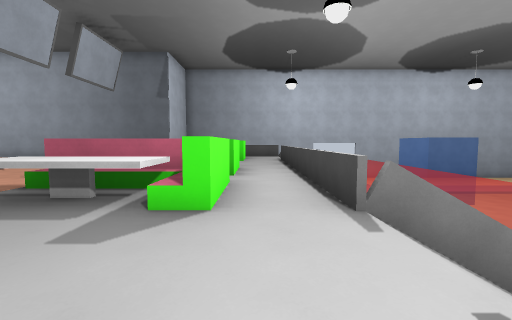
[1] (above)

24 first-person views from a walk through a Godot game level. The camera is 1.4 m above the floor, tilts 4° down and sees 90° across. The floor is counted in squares, 2 m on a side. Each view is taken from the middle of a square. On the plan, view 1 faces up. The plan holds only what a view shows up to about 9 squares ahead; the rest is blank. The place goes on beyond the plan. Surface patterns are stand-ins for the level's own textures.

[2]
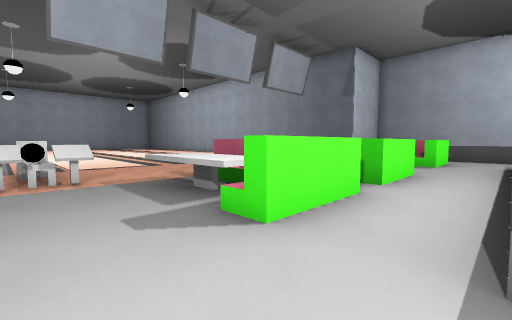

[3]
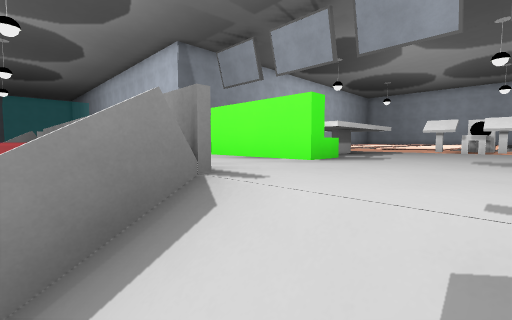

[4]
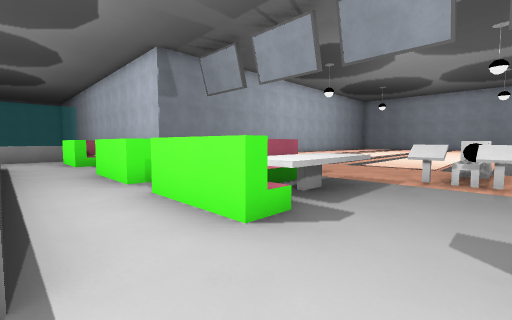

[5]
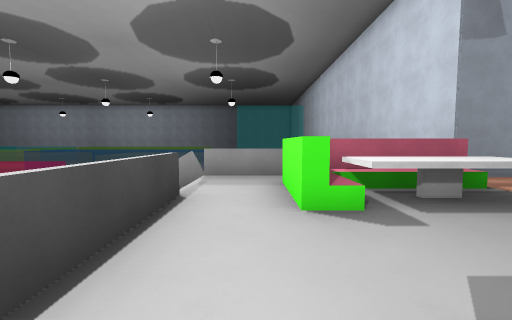

[6]
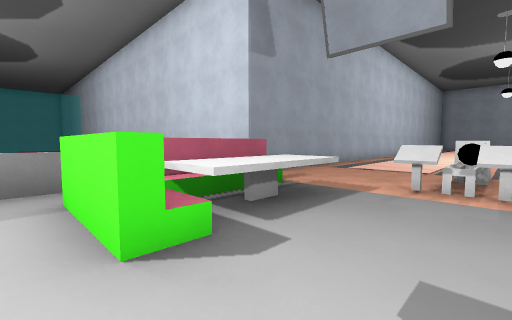

[7]
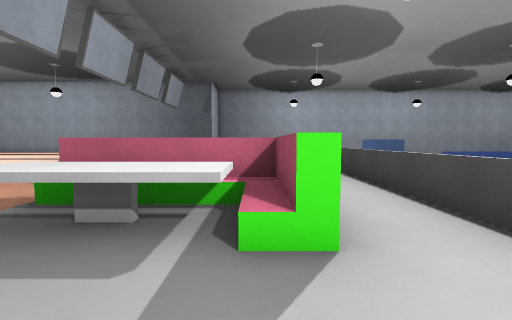

[8]
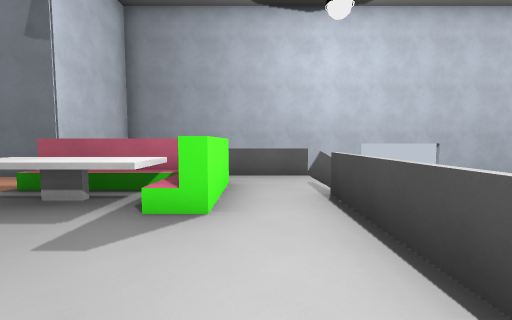

[9]
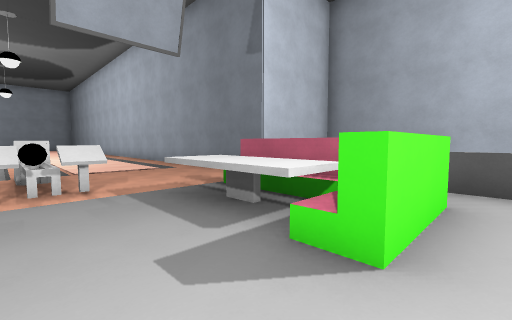

[10]
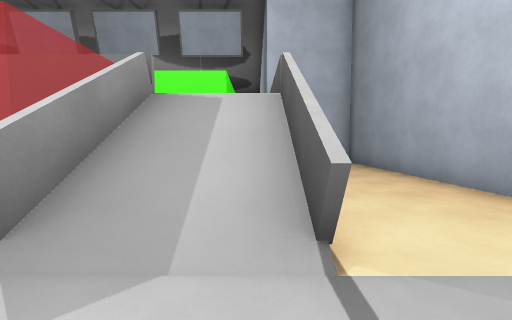

[11]
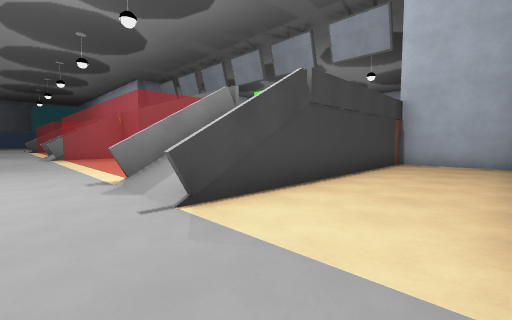

[12]
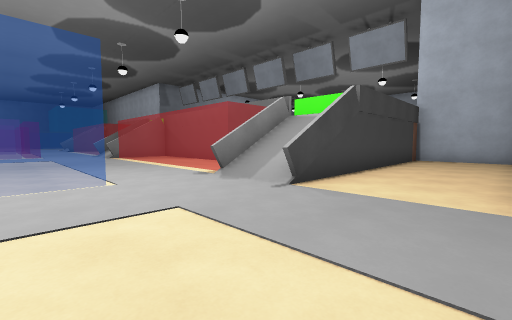

[13]
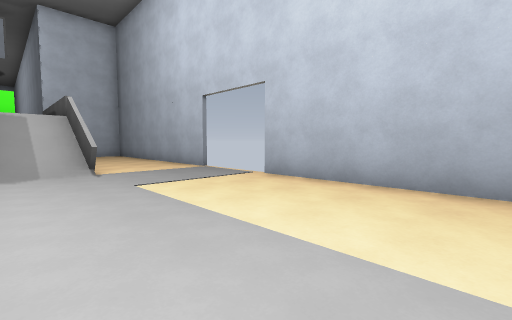

[14]
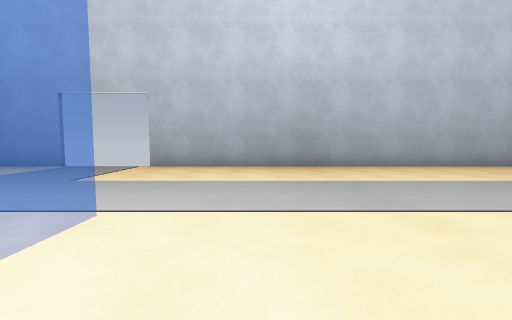

[15]
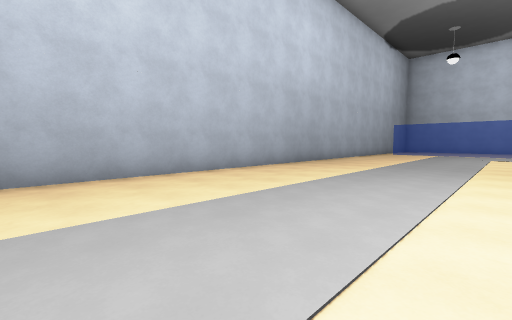

[16]
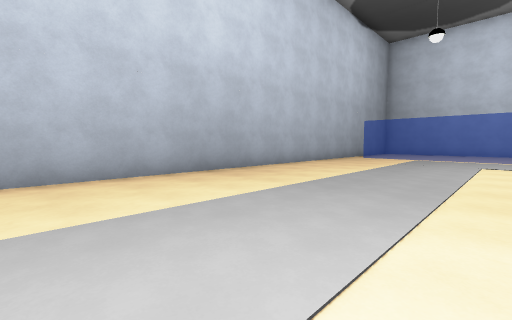

[17]
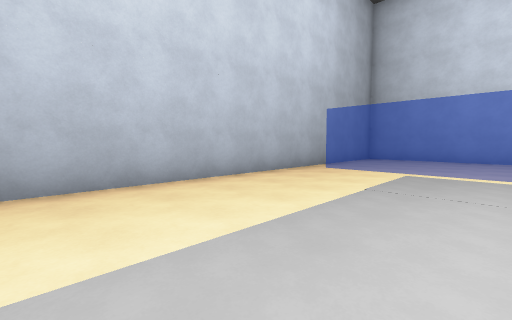

[18]
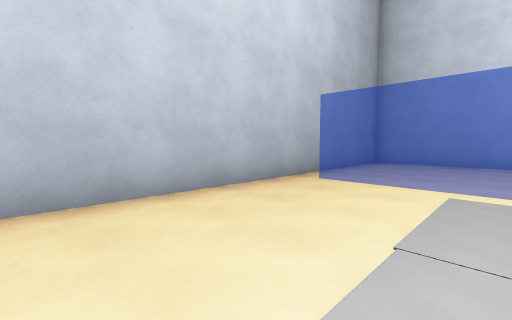

[19]
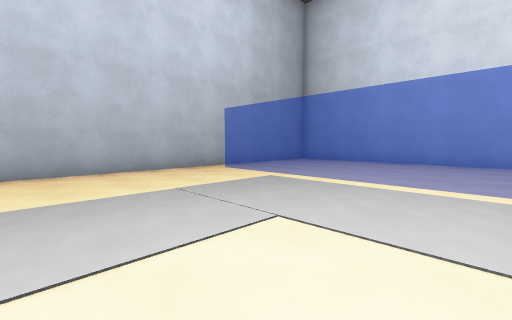

[20]
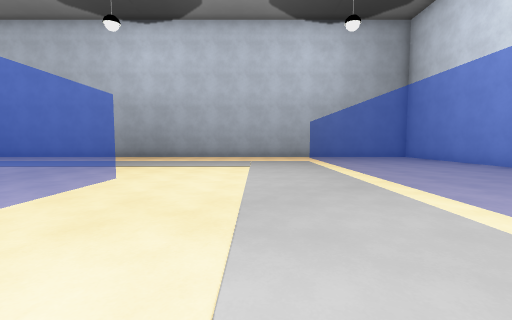

[21]
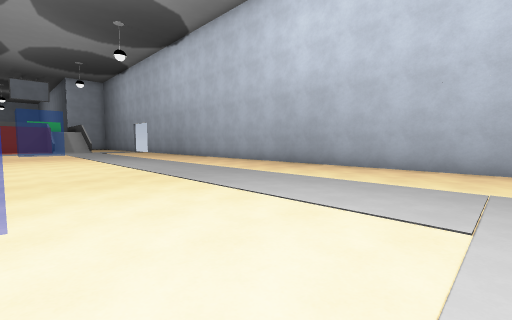

[22]
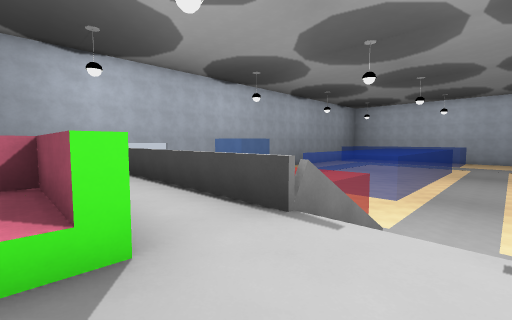

[23]
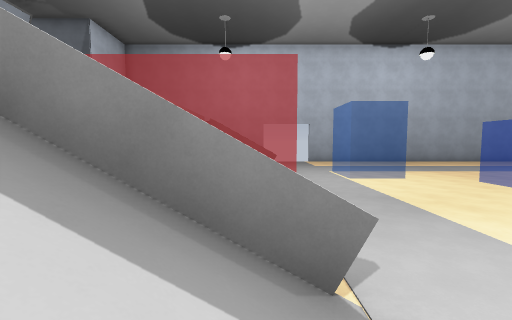

[24]
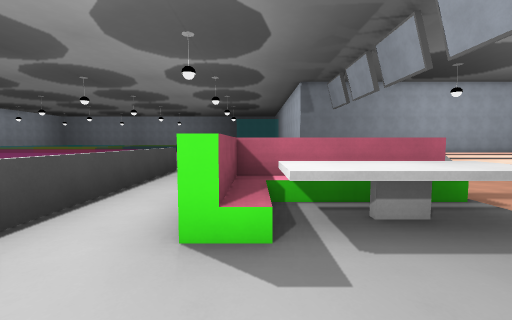

### Floor plan
Key: @ floor where view 1 was taken; # wall or solid block; . main floor; : floor 0.25 m higher than the main floor; + floor 3 m higher than the main floor; / step, stairs or slope; = window, fence, low wall or low ledge; ^ raised ledge; T table.
Columns run from 7 left of view 1 to 32 right of it. Each row starts with its distance up from view 1.
 16   #########   ##########################
 15   #........::..........................#
 14   #........::.....................    .#
 13   #........::.....................    .#
 12 #######=###::::::::::::::::::::::.    .#
 11  +++TTT+///::::::::::::::::::::::.    .#
 10  +++TTT+=^#::  ................::.    .#
  9  =#^++++^  ::  .... ...........::.    .#
  8  ##^++++^  ::....            ..::.
  7  +  TTT+^  ::....            ..::.
  6  +++TTT+^  ::...             ..::.
  5  +++  ^+^  ::...             ..::.
  4  +++TTT+^  ::....            ..::
  3  +++TTT+=^#:::::::             :
  2 =##^++++///::::::::
  1  =#^++++/// :......
  0  +  TTT@^^
 -1  +++TTT+^
 -2  +++  ++^
 -3    +TTT+^
 -4     TTT+^
 -5  ##^++++^
 -6 =##^++++^
 -7  +  TTT+^^
 -8  +++TTT+/
 -9 ####  #=##

Positions as (right, up) in squares from view 1, and headings:
1: (0, 0), facing up
2: (1, 1), facing up-left
3: (2, 2), facing down-left
4: (1, 2), facing down-left
5: (0, -4), facing down
6: (0, -5), facing down-left
7: (-1, -6), facing up
8: (0, 7), facing up
9: (0, 8), facing up-left
10: (5, 12), facing left
11: (5, 15), facing down-left
12: (7, 15), facing down-left
13: (10, 11), facing up-left
14: (9, 8), facing up
15: (11, 10), facing up-right
16: (15, 10), facing up-right
17: (20, 11), facing up-right
18: (22, 12), facing up-right
19: (22, 9), facing up-right
20: (24, 3), facing up
21: (24, 8), facing up-left
22: (-1, 1), facing up-right
23: (3, 1), facing up
24: (-1, 9), facing down
